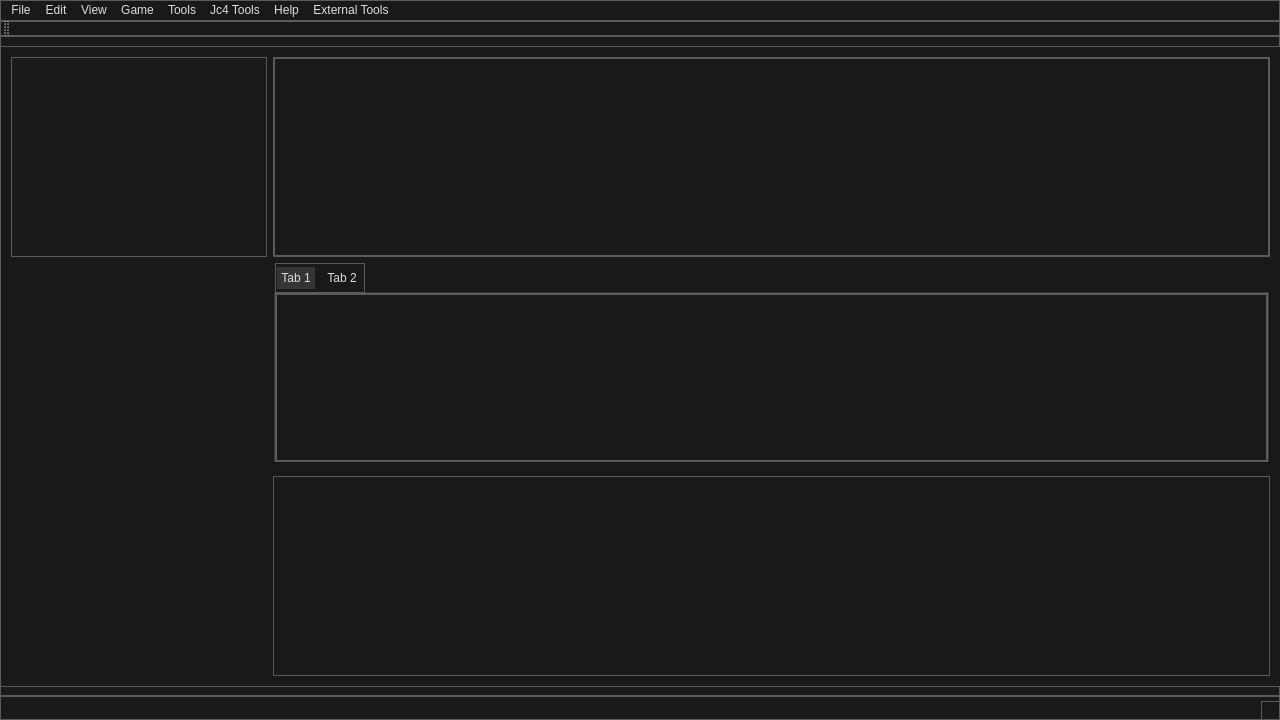
<?xml version="1.0" encoding="UTF-8"?>
<ui version="4.0">
 <class>MainWindow</class>
 <widget class="QMainWindow" name="MainWindow">
  <property name="geometry">
   <rect>
    <x>0</x>
    <y>0</y>
    <width>1280</width>
    <height>720</height>
   </rect>
  </property>
  <property name="windowTitle">
   <string>JustEdit</string>
  </property>
  <property name="styleSheet">
   <string notr="true">/*
	Copyright 2013 Emanuel Claesson

	Licensed under the Apache License, Version 2.0 (the &quot;License&quot;);
	you may not use this file except in compliance with the License.
	You may obtain a copy of the License at

		http://www.apache.org/licenses/LICENSE-2.0

	Unless required by applicable law or agreed to in writing, software
	distributed under the License is distributed on an &quot;AS IS&quot; BASIS,
	WITHOUT WARRANTIES OR CONDITIONS OF ANY KIND, either express or implied.
	See the License for the specific language governing permissions and
	limitations under the License.
*/

/*
	COLOR_DARK     = #191919
	COLOR_MEDIUM   = #353535
	COLOR_MEDLIGHT = #5A5A5A
	COLOR_LIGHT    = #DDDDDD
	COLOR_ACCENT   = #3D7848
*/

* {
	background: #191919;
	color: #DDDDDD;
	border: 1px solid #5A5A5A;
}

QWidget::item:selected {
	background: #3D7848;
}

QCheckBox, QRadioButton {
	border: none;
}

QRadioButton::indicator, QCheckBox::indicator {
	width: 13px;
	height: 13px;
}

QRadioButton::indicator::unchecked, QCheckBox::indicator::unchecked {
	border: 1px solid #5A5A5A;
	background: none;
}

QRadioButton::indicator:unchecked:hover, QCheckBox::indicator:unchecked:hover {
	border: 1px solid #DDDDDD;
}

QRadioButton::indicator::checked, QCheckBox::indicator::checked {
	border: 1px solid #5A5A5A;
	background: #5A5A5A;
}

QRadioButton::indicator:checked:hover, QCheckBox::indicator:checked:hover {
	border: 1px solid #DDDDDD;
	background: #DDDDDD;
}

QGroupBox {
	margin-top: 6px;
}

QGroupBox::title {
	top: -7px;
	left: 7px;
}

QScrollBar {
	border: 1px solid #5A5A5A;
	background: #191919;
}

QScrollBar:horizontal {
	height: 15px;
	margin: 0px 0px 0px 32px;
}

QScrollBar:vertical {
	width: 15px;
	margin: 32px 0px 0px 0px;
}

QScrollBar::handle {
	background: #353535;
	border: 1px solid #5A5A5A;
}

QScrollBar::handle:horizontal {
	border-width: 0px 1px 0px 1px;
}

QScrollBar::handle:vertical {
	border-width: 1px 0px 1px 0px;
}

QScrollBar::handle:horizontal {
	min-width: 20px;
}

QScrollBar::handle:vertical {
	min-height: 20px;
}

QScrollBar::add-line, QScrollBar::sub-line {
	background:#353535;
	border: 1px solid #5A5A5A;
	subcontrol-origin: margin;
}

QScrollBar::add-line {
	position: absolute;
}

QScrollBar::add-line:horizontal {
	width: 15px;
	subcontrol-position: left;
	left: 15px;
}

QScrollBar::add-line:vertical {
	height: 15px;
	subcontrol-position: top;
	top: 15px;
}

QScrollBar::sub-line:horizontal {
	width: 15px;
	subcontrol-position: top left;
}

QScrollBar::sub-line:vertical {
	height: 15px;
	subcontrol-position: top;
}

QScrollBar:left-arrow, QScrollBar::right-arrow, QScrollBar::up-arrow, QScrollBar::down-arrow {
	border: 1px solid #5A5A5A;
	width: 3px;
	height: 3px;
}

QScrollBar::add-page, QScrollBar::sub-page {
	background: none;
}

QAbstractButton:hover {
	background: #353535;
}

QAbstractButton:pressed {
	background: #5A5A5A;
}

QAbstractItemView {
	show-decoration-selected: 1;
	selection-background-color: #3D7848;
	selection-color: #DDDDDD;
	alternate-background-color: #353535;
}

QHeaderView {
	border: 1px solid #5A5A5A;
}

QHeaderView::section {
	background: #191919;
	border: 1px solid #5A5A5A;
	padding: 4px;
}

QHeaderView::section:selected, QHeaderView::section::checked {
	background: #353535;
}

QTableView {
	gridline-color: #5A5A5A;
}

QTabBar {
	margin-left: 2px;
}

QTabBar::tab {
	border-radius: 0px;
	padding: 4px;
	margin: 4px;
}

QTabBar::tab:selected {
	background: #353535;
}

QComboBox::down-arrow {
	border: 1px solid #5A5A5A;
	background: #353535;
}

QComboBox::drop-down {
	border: 1px solid #5A5A5A;
	background: #353535;
}

QComboBox::down-arrow {
	width: 3px;
	height: 3px;
	border: 1px solid #5A5A5A;
}

QAbstractSpinBox {
	padding-right: 15px;
}

QAbstractSpinBox::up-button, QAbstractSpinBox::down-button {
	border: 1px solid #5A5A5A;
	background: #353535;
	subcontrol-origin: border;
}

QAbstractSpinBox::up-arrow, QAbstractSpinBox::down-arrow {
	width: 3px;
	height: 3px;
	border: 1px solid #5A5A5A;
}

QSlider {
	border: none;
}

QSlider::groove:horizontal {
	height: 5px;
	margin: 4px 0px 4px 0px;
}

QSlider::groove:vertical {
	width: 5px;
	margin: 0px 4px 0px 4px;
}

QSlider::handle {
	border: 1px solid #5A5A5A;
	background: #353535;
}

QSlider::handle:horizontal {
	width: 15px;
	margin: -4px 0px -4px 0px;
}

QSlider::handle:vertical {
	height: 15px;
	margin: 0px -4px 0px -4px;
}

QSlider::add-page:vertical, QSlider::sub-page:horizontal {
	background: #3D7848;
}

QSlider::sub-page:vertical, QSlider::add-page:horizontal {
	background: #353535;
}

QLabel {
	border: none;
}

QProgressBar {
	text-align: center;
}

QProgressBar::chunk {
	width: 1px;
	background-color: #3D7848;
}

QMenu::separator {
	background: #353535;
}</string>
  </property>
  <widget class="QWidget" name="centralWidget">
   <widget class="QWidget" name="">
    <property name="geometry">
     <rect>
      <x>0</x>
      <y>10</y>
      <width>1281</width>
      <height>641</height>
     </rect>
    </property>
    <layout class="QFormLayout" name="formLayout">
     <item row="0" column="0">
      <widget class="QTreeView" name="treeView"/>
     </item>
     <item row="0" column="1">
      <widget class="QScrollArea" name="scrollArea">
       <property name="widgetResizable">
        <bool>true</bool>
       </property>
       <widget class="QWidget" name="scrollAreaWidgetContents">
        <property name="geometry">
         <rect>
          <x>0</x>
          <y>0</y>
          <width>1015</width>
          <height>190</height>
         </rect>
        </property>
       </widget>
      </widget>
     </item>
     <item row="1" column="1">
      <widget class="QTabWidget" name="tabWidget">
       <widget class="QWidget" name="tab">
        <attribute name="title">
         <string>Tab 1</string>
        </attribute>
       </widget>
       <widget class="QWidget" name="tab_2">
        <attribute name="title">
         <string>Tab 2</string>
        </attribute>
       </widget>
      </widget>
     </item>
     <item row="2" column="1">
      <widget class="QWidget" name="widget" native="true"/>
     </item>
     <item row="3" column="1">
      <widget class="QListView" name="listView"/>
     </item>
    </layout>
   </widget>
  </widget>
  <widget class="QMenuBar" name="menuBar">
   <property name="geometry">
    <rect>
     <x>0</x>
     <y>0</y>
     <width>1280</width>
     <height>27</height>
    </rect>
   </property>
   <widget class="QMenu" name="menuFile">
    <property name="title">
     <string>File</string>
    </property>
   </widget>
   <widget class="QMenu" name="menuEdit">
    <property name="title">
     <string>Edit</string>
    </property>
   </widget>
   <widget class="QMenu" name="menuView">
    <property name="title">
     <string>View</string>
    </property>
   </widget>
   <widget class="QMenu" name="menuGame">
    <property name="title">
     <string>Game</string>
    </property>
   </widget>
   <widget class="QMenu" name="menuTools">
    <property name="title">
     <string>Tools</string>
    </property>
   </widget>
   <widget class="QMenu" name="menuJc4_Tools">
    <property name="title">
     <string>Jc4 Tools</string>
    </property>
   </widget>
   <widget class="QMenu" name="menuHelp">
    <property name="title">
     <string>Help</string>
    </property>
   </widget>
   <widget class="QMenu" name="menuExternal_Tools">
    <property name="title">
     <string>External Tools</string>
    </property>
   </widget>
   <addaction name="menuFile"/>
   <addaction name="menuEdit"/>
   <addaction name="menuView"/>
   <addaction name="menuGame"/>
   <addaction name="menuTools"/>
   <addaction name="menuJc4_Tools"/>
   <addaction name="menuHelp"/>
   <addaction name="menuExternal_Tools"/>
  </widget>
  <widget class="QToolBar" name="mainToolBar">
   <attribute name="toolBarArea">
    <enum>TopToolBarArea</enum>
   </attribute>
   <attribute name="toolBarBreak">
    <bool>false</bool>
   </attribute>
   <addaction name="separator"/>
  </widget>
  <widget class="QStatusBar" name="statusBar"/>
 </widget>
 <layoutdefault spacing="6" margin="11"/>
 <resources/>
 <connections/>
</ui>
